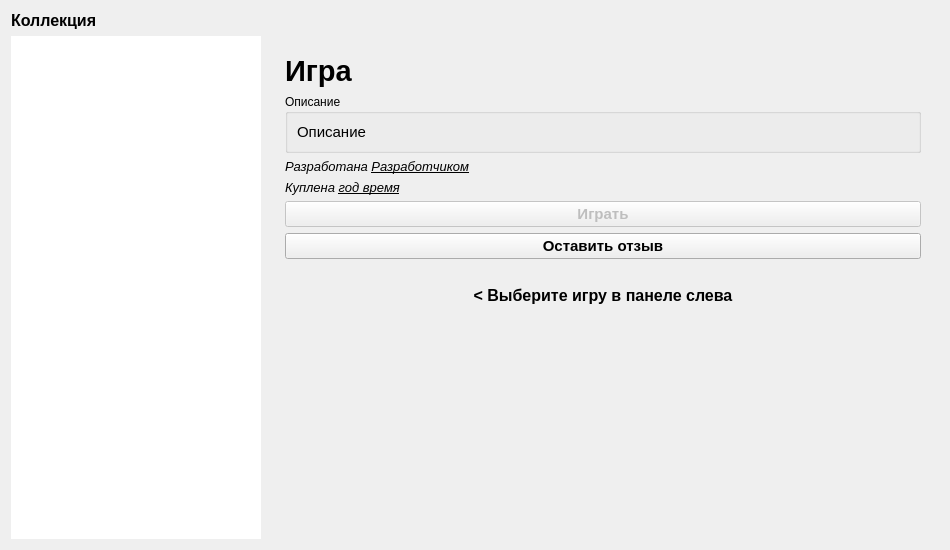
<?xml version="1.0" encoding="UTF-8"?>
<ui version="4.0">
 <class>UserCollectionDialog</class>
 <widget class="QDialog" name="UserCollectionDialog">
  <property name="geometry">
   <rect>
    <x>0</x>
    <y>0</y>
    <width>950</width>
    <height>550</height>
   </rect>
  </property>
  <property name="windowTitle">
   <string>SuperGames: Коллекция</string>
  </property>
  <layout class="QVBoxLayout" name="verticalLayout">
   <item>
    <widget class="QLabel" name="windowTitle">
     <property name="font">
      <font>
       <pointsize>12</pointsize>
       <bold>true</bold>
      </font>
     </property>
     <property name="text">
      <string>Коллекция</string>
     </property>
     <property name="margin">
      <number>4</number>
     </property>
    </widget>
   </item>
   <item>
    <layout class="QHBoxLayout" name="horizontalLayout">
     <item>
      <widget class="QListWidget" name="sideList">
       <property name="maximumSize">
        <size>
         <width>250</width>
         <height>16777215</height>
        </size>
       </property>
       <property name="font">
        <font>
         <pointsize>10</pointsize>
        </font>
       </property>
       <property name="frameShape">
        <enum>QFrame::NoFrame</enum>
       </property>
       <property name="frameShadow">
        <enum>QFrame::Plain</enum>
       </property>
       <property name="editTriggers">
        <set>QAbstractItemView::NoEditTriggers</set>
       </property>
       <property name="alternatingRowColors">
        <bool>true</bool>
       </property>
      </widget>
     </item>
     <item>
      <widget class="QScrollArea" name="scrollArea">
       <property name="frameShape">
        <enum>QFrame::NoFrame</enum>
       </property>
       <property name="frameShadow">
        <enum>QFrame::Plain</enum>
       </property>
       <property name="widgetResizable">
        <bool>true</bool>
       </property>
       <widget class="QWidget" name="scrollAreaWidgetContents">
        <property name="geometry">
         <rect>
          <x>0</x>
          <y>0</y>
          <width>660</width>
          <height>523</height>
         </rect>
        </property>
        <layout class="QVBoxLayout" name="verticalLayout_3">
         <item>
          <widget class="QWidget" name="gameBlock" native="true">
           <layout class="QVBoxLayout" name="verticalLayout_4">
            <item>
             <widget class="QLabel" name="gameTitle">
              <property name="font">
               <font>
                <pointsize>22</pointsize>
                <bold>true</bold>
               </font>
              </property>
              <property name="text">
               <string>Игра</string>
              </property>
              <property name="margin">
               <number>6</number>
              </property>
             </widget>
            </item>
            <item>
             <widget class="QGroupBox" name="descriptionBox">
              <property name="title">
               <string>Описание</string>
              </property>
              <layout class="QVBoxLayout" name="verticalLayout_2">
               <item>
                <widget class="QLabel" name="descriptionLabel">
                 <property name="font">
                  <font>
                   <pointsize>11</pointsize>
                  </font>
                 </property>
                 <property name="text">
                  <string>Описание</string>
                 </property>
                 <property name="wordWrap">
                  <bool>true</bool>
                 </property>
                </widget>
               </item>
              </layout>
             </widget>
            </item>
            <item>
             <widget class="QLabel" name="devNameLabel">
              <property name="font">
               <font>
                <pointsize>10</pointsize>
                <italic>true</italic>
               </font>
              </property>
              <property name="text">
               <string>Разработана &lt;u&gt;Разработчиком&lt;/u&gt;</string>
              </property>
              <property name="wordWrap">
               <bool>true</bool>
              </property>
             </widget>
            </item>
            <item>
             <widget class="QLabel" name="dateLabel">
              <property name="font">
               <font>
                <pointsize>10</pointsize>
                <italic>true</italic>
               </font>
              </property>
              <property name="text">
               <string>Куплена &lt;u&gt;год время&lt;/u&gt;</string>
              </property>
             </widget>
            </item>
            <item>
             <widget class="QPushButton" name="playButton">
              <property name="enabled">
               <bool>false</bool>
              </property>
              <property name="font">
               <font>
                <pointsize>11</pointsize>
                <bold>true</bold>
               </font>
              </property>
              <property name="text">
               <string>Играть</string>
              </property>
             </widget>
            </item>
            <item>
             <widget class="QPushButton" name="reviewButton">
              <property name="font">
               <font>
                <pointsize>11</pointsize>
                <bold>true</bold>
               </font>
              </property>
              <property name="text">
               <string>Оставить отзыв</string>
              </property>
             </widget>
            </item>
           </layout>
          </widget>
         </item>
         <item>
          <widget class="QLabel" name="noSelectionLabel">
           <property name="sizePolicy">
            <sizepolicy hsizetype="Preferred" vsizetype="Expanding">
             <horstretch>0</horstretch>
             <verstretch>0</verstretch>
            </sizepolicy>
           </property>
           <property name="font">
            <font>
             <pointsize>12</pointsize>
             <bold>true</bold>
            </font>
           </property>
           <property name="text">
            <string>&lt; Выберите игру в панеле слева</string>
           </property>
           <property name="alignment">
            <set>Qt::AlignCenter</set>
           </property>
           <property name="wordWrap">
            <bool>true</bool>
           </property>
          </widget>
         </item>
         <item>
          <spacer name="verticalSpacer">
           <property name="orientation">
            <enum>Qt::Vertical</enum>
           </property>
           <property name="sizeHint" stdset="0">
            <size>
             <width>20</width>
             <height>212</height>
            </size>
           </property>
          </spacer>
         </item>
        </layout>
       </widget>
      </widget>
     </item>
    </layout>
   </item>
  </layout>
 </widget>
 <resources/>
 <connections/>
</ui>
